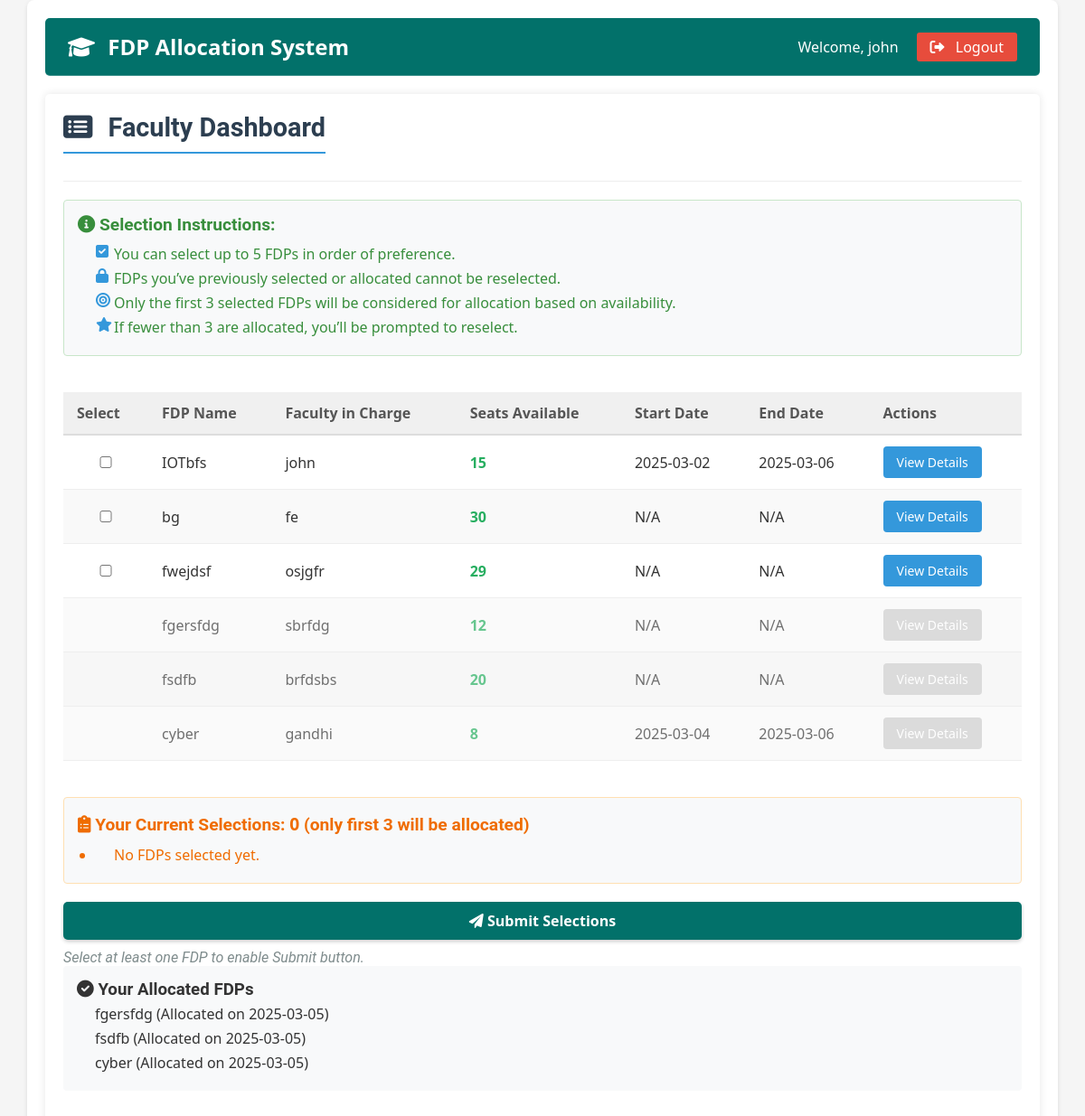
The page /faculty/dashboard (signed in) on the database its author committed.
### app.py (models this page shows)
class User(UserMixin, db.Model):
    id = db.Column(db.Integer, primary_key=True)
    username = db.Column(db.String(80), unique=True, nullable=False)
    password = db.Column(db.String(120), nullable=False)
    email = db.Column(db.String(120), unique=True, nullable=False)
    is_admin = db.Column(db.Boolean, default=False)
    name = db.Column(db.String(100))
    department = db.Column(db.String(100))
    selections = db.relationship('Selection', back_populates='user', lazy=True)
    completed_fdps = db.relationship('CompletedFDP', back_populates='user', lazy=True)
    previous_selections = db.relationship('PreviousSelection', back_populates='user', lazy=True)
    email_history = db.relationship('EmailHistory', backref='user', lazy=True)

class FDP(db.Model):
    id = db.Column(db.Integer, primary_key=True)
    name = db.Column(db.String(200), nullable=False)
    faculty_in_charge = db.Column(db.String(100), nullable=False)
    total_seats = db.Column(db.Integer, nullable=False)
    available_seats = db.Column(db.Integer, nullable=False)
    status = db.Column(db.String(20), default='view')
    created_at = db.Column(db.DateTime, default=datetime.utcnow)
    description = db.Column(db.Text)
    version_id = db.Column(db.Integer, nullable=False, default=0)
    start_date = db.Column(db.DateTime, nullable=True)
    end_date = db.Column(db.DateTime, nullable=True)
    resource_person = db.Column(db.Text, nullable=True)
    selections = db.relationship('Selection', back_populates='fdp', lazy=True)
    completed_fdps = db.relationship('CompletedFDP', back_populates='fdp', lazy=True)
    previous_selections = db.relationship('PreviousSelection', back_populates='fdp', lazy=True)
    __mapper_args__ = {'version_id_col': version_id}

class Selection(db.Model):
    id = db.Column(db.Integer, primary_key=True)
    user_id = db.Column(db.Integer, db.ForeignKey('user.id'), nullable=False)
    fdp_id = db.Column(db.Integer, db.ForeignKey('fdp.id'), nullable=False)
    status = db.Column(db.String(20), default='selected')
    is_current = db.Column(db.Boolean, default=True)
    created_at = db.Column(db.DateTime, default=datetime.utcnow)
    user = db.relationship('User', back_populates='selections')
    fdp = db.relationship('FDP', back_populates='selections')

### app.py (the view, shortened to what this page needs)
@app.route('/faculty/dashboard')
@login_required
def faculty_dashboard():
    if current_user.is_admin:
        return redirect(url_for('admin_dashboard'))
    completed_fdp_ids = [cf.fdp_id for cf in current_user.completed_fdps]
    active_selections = [s.fdp_id for s in Selection.query.filter_by(user_id=current_user.id, is_current=True).all()]
    previous_selections = [ps.fdp_id for ps in PreviousSelection.query.filter_by(user_id=current_user.id).all()]
    previously_selected_fdp_ids = set(completed_fdp_ids + active_selections + previous_selections)
    available_fdps = FDP.query.filter(
        and_(FDP.status == 'allocate', FDP.available_seats > 0, ~FDP.id.in_(completed_fdp_ids))
    ).all()
    selected_fdps = Selection.query.filter_by(user_id=current_user.id, is_current=True, status='selected').all()
    allocated_fdps = Selection.query.filter_by(user_id=current_user.id, is_current=True, status='allocated').all()
    total_fdp_count = FDP.query.count()
    available_fdp_count = len(available_fdps)
    notification = None
    return render_template(
        'faculty/dashboard.html',
        available_fdps=available_fdps,
        selected_fdps=selected_fdps,
        allocated_fdps=allocated_fdps,
        notification=notification,
        previously_selected_fdp_ids=list(previously_selected_fdp_ids)
    )

### app.py (called while the page is built)
@login_manager.user_loader
def load_user(user_id):
    return User.query.get(int(user_id))

### templates/faculty/dashboard.html (shortened to what this page needs)
<!DOCTYPE html>
<html lang="en">
<head>
    <link rel="stylesheet" href="{{ url_for('static', filename='css/style.css') }}">
    <link rel="stylesheet" href="{{ url_for('static', filename='css/faculty_dashboard.css') }}">
    <link rel="stylesheet" href="https://cdnjs.cloudflare.com/ajax/libs/font-awesome/6.0.0/css/all.min.css" />
</head>
<body class="dashboard-body">
    <div class="dashboard-container">
        <nav class="dashboard-nav">
            <div class="nav-brand"><i class="fas fa-graduation-cap"></i> FDP Allocation System</div>
            <div class="nav-user">
                <span class="welcome-text">Welcome, {{ current_user.name }}</span>
                <a href="{{ url_for('logout') }}" class="btn-logout"><i class="fas fa-sign-out-alt"></i> Logout</a>
            </div>
        </nav>
        <div class="dashboard-content">
            <section class="dashboard-section available-fdps-section">
                <div class="dashboard-header">
                    <h2><i class="fas fa-list-alt"></i> Faculty Dashboard</h2>
                </div>
                <div class="selection-instructions">
                    <h3><i class="fas fa-info-circle"></i> Selection Instructions:</h3>
                    <ul class="instructions-list">
                        <li><i class="fas fa-check-square"></i> You can select up to 5 FDPs in order of preference.</li>
                        <li><i class="fas fa-lock"></i> FDPs you’ve previously selected or allocated cannot be reselected.</li>
                        <li><i class="fas fa-bullseye"></i> Only the first 3 selected FDPs will be considered for allocation based on availability.</li>
                        <li><i class="fas fa-star"></i> If fewer than 3 are allocated, you’ll be prompted to reselect.</li>
                    </ul>
                </div>
                <form action="{{ url_for('select_fdp') }}" method="POST" id="fdpSelectionForm">
                    <div class="fdp-table-container">
                        <table class="table data-table" id="fdpTable">
                            <thead>
                                <tr>
                                    <th>Select</th>
                                    <th>FDP Name</th>
                                    <th>Faculty in Charge</th>
                                    <th>Seats Available</th>
                                    <th>Start Date</th>
                                    <th>End Date</th>
                                    <th>Actions</th>
                                </tr>
                            </thead>
                            <tbody>
                                {% for fdp in available_fdps %}
                                <tr data-fdp-id="{{ fdp.id }}"
                                    {% if fdp.id in previously_selected_fdp_ids %}
                                    class="previously-selected"
                                    {% endif %}>
                                    <td>
                                        <input type="checkbox" name="fdp_ids[]" value="{{ fdp.id }}"
                                               onchange="handleSelection(this)">
                                    </td>
                                    <td>{{ fdp.name }}</td>
                                    <td>{{ fdp.faculty_in_charge }}</td>
                                    <td class="seat-count">{{ fdp.available_seats }}</td>
                                    <td>{{ fdp.start_date.strftime('%Y-%m-%d') if fdp.start_date else 'N/A' }}</td>
                                    <td>{{ fdp.end_date.strftime('%Y-%m-%d') if fdp.end_date else 'N/A' }}</td>
                                    <td>
                                        <button type="button" class="btn-view-details" onclick="showFDPDetails({{ fdp.id }})"
                                                {% if fdp.id in previously_selected_fdp_ids %}disabled{% endif %}>View Details</button>
                                    </td>
                                </tr>
                                {% else %}
                                <tr><td colspan="7">No FDPs currently available for selection.</td></tr>
                                {% endfor %}
                            </tbody>
                        </table>
                    </div>
                    <div class="selection-summary">
                        <h3><i class="fas fa-clipboard-list"></i> Your Current Selections: <span id="selectionCount">{{ selected_fdps|length }}</span> (only first 3 will be allocated)</h3>
                        <ul id="selectedFDPsList" class="selection-list">
                            {% for selection in selected_fdps %}
                            <li>{{ selection.fdp.name }} (Pending Allocation)</li>
                            {% else %}
                            <li id="noSelectionMessage">No FDPs selected yet.</li>
                            {% endfor %}
                        </ul>
                    </div>
                    <div class="form-actions">
                        <button type="submit" class="btn btn-primary" id="submitSelectionsButton" {% if not selected_fdps and not available_fdps %}disabled{% endif %}>
                            <i class="fas fa-paper-plane"></i> Submit Selections
                        </button>
                        <p class="selection-tip">Select at least one FDP to enable Submit button.</p>
                    </div>
                </form>
                <div class="allocated-fdps-section">
                    <h3><i class="fas fa-check-circle"></i> Your Allocated FDPs</h3>
                    <ul class="allocated-fdp-list">
                        {% for allocation in allocated_fdps %}
                        <li>{{ allocation.fdp.name }} (Allocated on {{ allocation.created_at.strftime('%Y-%m-%d') }})</li>
                        {% else %}
                        <li>No FDPs allocated yet.</li>
                        {% endfor %}
                    </ul>
                </div>
            </section>
        </div>
    </div>
</body>
</html>

### static/css/style.css (style rules this page uses)
:root { --primary-color: #02716a; --secondary-color: #f4dfc0; --text-color: #333; --error-color: #dc3545; --success-color: #28a745; }
* { margin: 0; padding: 0; box-sizing: border-box; font-family: 'Segoe UI', Tahoma, Geneva, Verdana, sans-serif; }
body { background-color: var(--secondary-color); min-height: 100vh; display: flex; align-items: center; justify-content: center; }
input { width: 100%; padding: 12px; border: 2px solid #ddd; border-radius: 8px; font-size: 16px; transition: border-color 0.3s; }
.btn { background-color: var(--primary-color); color: white; padding: 12px 24px; border: none; border-radius: 8px; cursor: pointer; width: 100%; font-size: 16px; font-weight: 600; transition: background-color 0.3s; }
.dashboard-header { display: flex; justify-content: space-between; align-items: center; margin-bottom: 30px; }
.table { width: 100%; border-collapse: collapse; margin-top: 20px; }
.table th, .table td { padding: 12px; text-align: left; border-bottom: 1px solid #ddd; }
.table th { background-color: var(--primary-color); color: white; }

### static/css/faculty_dashboard.css (style rules this page uses)
.dashboard-body { font-family: 'Arial', sans-serif; background-color: #f4f6f9; color: #333; margin: 0; padding: 0; display: flex; flex-direction: column; min-height: 100vh; }
.dashboard-container { display: flex; flex-direction: column; width: 95%; max-width: 1200px; margin: 20px auto; background-color: #fff; border-radius: 8px; box-shadow: 0 2px 5px rgba(0, 0, 0, 0.1); overflow: hidden; }
.dashboard-nav { background-color: #02716a; color: white; padding: 20px; display: flex; justify-content: space-between; align-items: center; border-bottom: 1px solid rgba(255, 255, 255, 0.2); }
.nav-brand { font-size: 1.5em; font-weight: bold; }
.nav-user { display: flex; align-items: center; gap: 20px; }
.btn-logout { background-color: transparent; color: white; border: 1px solid white; padding: 8px 15px; border-radius: 5px; text-decoration: none; transition: background-color 0.3s ease; }
.dashboard-content { padding: 20px; }
.dashboard-header { margin-bottom: 20px; padding-bottom: 10px; border-bottom: 1px solid #eee; }
.dashboard-header h2 { margin: 0; font-size: 1.8em; color: #333; }
.selection-instructions { background-color: #e8f5e9; border: 1px solid #c8e6c9; border-radius: 5px; padding: 15px; margin-bottom: 20px; color: #388e3c; }
.selection-instructions h3 { margin-top: 0; margin-bottom: 10px; font-size: 1.2em; }
.selection-instructions ul { margin: 0; padding-left: 20px; }
.fdp-table-container { overflow-x: auto; margin-bottom: 20px; }
.table { width: 100%; border-collapse: collapse; border-spacing: 0; min-width: 600px; }
.table thead th { background-color: #f0f0f0; color: #555; font-weight: bold; padding: 12px 15px; text-align: left; border-bottom: 2px solid #ddd; }
.table tbody td { padding: 12px 15px; border-bottom: 1px solid #eee; }
.table tbody tr:nth-child(even) { background-color: #f9f9f9; }
.selection-summary { background-color: #fff3e0; border: 1px solid #ffe0b2; border-radius: 5px; padding: 15px; margin-bottom: 20px; color: #ef6c00; }
.selection-summary h3 { margin-top: 0; margin-bottom: 10px; font-size: 1.2em; }
.selection-summary ul { margin: 0; padding-left: 20px; list-style-type: disc; }
button.btn { background-color: #02716a; color: white; padding: 10px 20px; border: none; border-radius: 5px; cursor: pointer; font-size: 1em; transition: background-color 0.3s ease; box-shadow: 0 2px 4px rgba(0, 0, 0, 0.2); }
body, h1, h2, h3, p { font-family: 'Roboto', sans-serif; }
.btn { padding: 10px 15px; border-radius: 4px; font-size: 14px; cursor: pointer; }
.btn-primary { background-color: #3498db; color: white; border: none; }
.fdp-table-container { margin: 20px 0; }
.selection-summary, .allocated-fdp-section { margin: 20px 0; }

### rows shown on the page
User: name "john"
FDP: name "IOTbfs", faculty_in_charge "john", available_seats "15", start_date "2025-03-02", end_date "2025-03-06"
FDP: name "bg", faculty_in_charge "fe", available_seats "30", start_date "N/A", end_date "N/A"
FDP: name "fwejdsf", faculty_in_charge "osjgfr", available_seats "29", start_date "N/A", end_date "N/A"
FDP: name "fgersfdg", faculty_in_charge "sbrfdg", available_seats "12", start_date "N/A", end_date "N/A"
FDP: name "fsdfb", faculty_in_charge "brfdsbs", available_seats "20", start_date "N/A", end_date "N/A"
FDP: name "cyber", faculty_in_charge "gandhi", available_seats "8", start_date "2025-03-04", end_date "2025-03-06"
Selection: fdp.name "fgersfdg", created_at "2025-03-05"
Selection: fdp.name "fsdfb", created_at "2025-03-05"
Selection: fdp.name "cyber", created_at "2025-03-05"

### other values the page prints
{{ selected_fdps|length }} "0"
